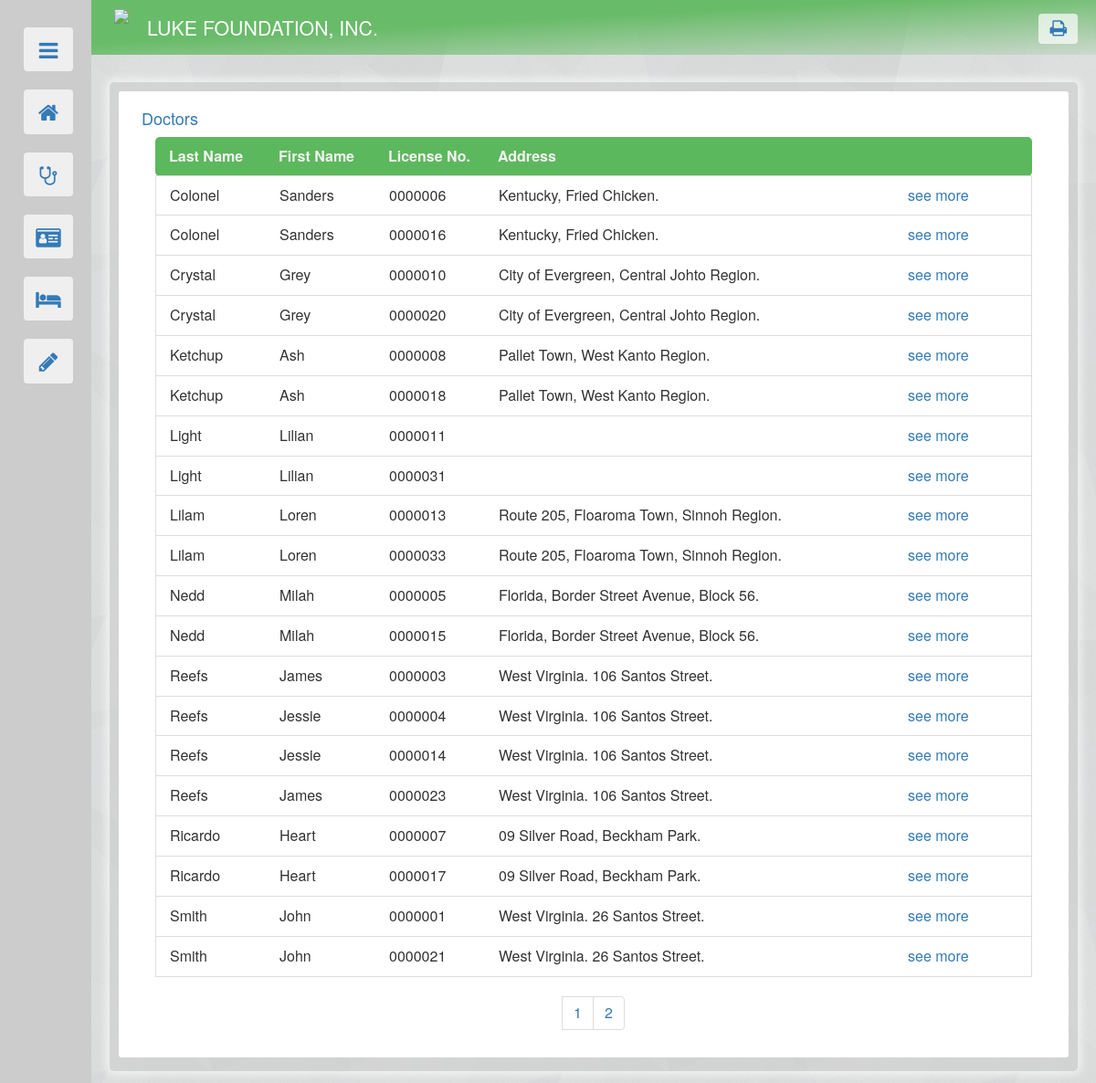
The app's page /doctors.php with its own data.
### tables this page shows
create table DOCTOR(
DOC_LICENSE_NUM  CHAR(7) NOT NULL UNIQUE,
LAST_NAME VARCHAR(20) NOT NULL,
FIRST_NAME VARCHAR(20)  NOT NULL,
ADDRESS VARCHAR(50),
PRIMARY KEY (DOC_LICENSE_NUM)
);

### doctors.php (the view, shortened to what this page needs)
<!DOCTYPE html>
<html>
<head>
  <link rel="stylesheet" href="references/bootstrap.min.css">
  <link rel="stylesheet" href="references/font-awesome.min.css">
  <link rel="stylesheet" type="text/css" href="theme2.css">
</head>
<body style="justify-content: center;">
<?php include("nav.php"); ?>
<div id="body">
<div class="container-fluid" id="outer">
<?php
include("dbconnect.php");
$FN_MAX = 15;
$LN_MAX = 20;
$LIC_LENG = 7;
$ADDR_MAX = 50;
?>
<div class="container-fluid" id="basic" >
  <div id="inner" >
    <div class="container-fluid" >
        <h4 style="color:#337ab7;">Doctors</h4>
    </div>
    <div class="container-fluid" >
      <div>
        <div class="container-fluid">
          <ul class="list-group">
      <?php
      $DEFAULT = 0;
      if (isset($_GET["currentpage"])) { $current_p  = $_GET["currentpage"]; } else { $current_p=1; };
      $limit = 20;
      $begin = ($current_p-1)*$limit;
      $D_query = "SELECT * FROM DOCTOR order by LAST_NAME asc limit $begin, ".$limit;
      $output = $mydatabase->query($D_query);
      if($DEFAULT==0){
        if ($output->num_rows > 0) {
          echo '<li class="list-group-item" id="tophead">';
          echo '<div class="container-fluid row">';
          echo '<div class="col-md-1" style="width:120px; float:left;"><b>'.'Last Name'.'</b></div>';
          echo '<div class="col-md-1" style="width:120px; float:left;"><b>'.'First Name'.'</b></div>';
          echo '<div class="col-md-1" style="width:120px; float:left;"><b>'.'License No.'.'</b></div>';
          echo '<div class="col-md-5" style="float:left;"><b>'.'Address'.'</b></div>';
          echo '</div>';
          echo '</li>';
          while($dataline = $output->fetch_assoc()) {
            echo '<li class="list-group-item">';
            echo '<div class="row">';
                echo '<div class="col-md-1" style="width:120px; float:left;">'.$dataline["LAST_NAME"].'</div>';
                echo '<div class="col-md-1" style="width:120px; float:left;">'.$dataline["FIRST_NAME"].'</div>';
                echo '<div class="col-md-1" style="width:120px; float:left;">'.$dataline["DOC_LICENSE_NUM"].'</div>';
                echo '<div class="col-md-5" style="float:left;">'.$dataline["ADDRESS"].'</div>';
                echo '<div class="col-md-2" style="width:150px; float:right;"><a href="'.'doctors.php'.'?profilepage='.$dataline["DOC_LICENSE_NUM"].'">'.'see more'.'</a></div>';
            echo '</li>';
          }
      echo '<div style="text-align:center;">';
      echo '<ul class="pagination" style="margin:auto;"><br>';
        $check = "SELECT DOC_LICENSE_NUM FROM DOCTOR";
        $check2 = $mydatabase->query($check);
        $item_no = $check2->num_rows;
        $page_no = ceil($item_no/$limit);
        if($page_no>1){
          for ($p_no=0; $p_no < $page_no; $p_no++) {
            echo '<li><a style="color:#337ab7;" href="'.'doctors.php'.'?currentpage='.($p_no+1).'">'.($p_no+1).'</a> </li>';
          }
        }
      echo '</ul>';
      echo '</div>';
      } else { echo "No Records."; }
    }else if ($DEFAULT==1) {
      $output1 = $mydatabase->prepare("SELECT * FROM DOCTOR where DOC_LICENSE_NUM = '$profile_p' ");
      $output1->execute();
      $line = $output1->get_result();
      $dataline = $line->fetch_assoc();
        $D_LN = $dataline["LAST_NAME"];
        $D_FN = $dataline["FIRST_NAME"];
        $D_DLN = $dataline["DOC_LICENSE_NUM"];
        $D_A = $dataline["ADDRESS"];
      echo '<div>
        <div class="container-fluid">
          <h3>Dr. '.$D_FN.' '.$D_LN.'</h3>
          <div class="panel panel-default" style="padding-bottom:10px;">
            <div class="panel-heading" id="tophead1">Doctor Information</div>
            <div class="panel-body row" style="margin:0px; padding:5px 10px;">
              <div class="col-md-3" >'.'License Number'.'</div>
              <div class="col-md-9">'.$D_DLN.'</div>
            </div>
            <div class="panel-body row" style="margin:0px; padding:5px 10px;">
              <div class="col-md-3" >'.'Address'.'</div>
              <div class="col-md-9">'.$D_A.'</div>
            </div>
          </div>
        </div>
      </div>';
      echo '<div id="link_buttons">';
      echo '<a role="button" class="btn btn-default"'.'href="'.'doctors.php'.'?delete='.$profile_p.'" style="margin-left:15px;"> <span class="fa fa-trash" style="font-size:15px;"></span> Delete </a>';
      echo '<button type="button" class="btn btn-default" data-toggle="modal" data-target="#EditBox" style="margin-left:10px;"><span class="fa fa-edit" style="font-size:15px;"></span> Edit</button>';
      echo '<div style="text-align:right;"><button class="btn" id="go" style="margin-right:15px;" onclick="history.back();">Back</button></div>';
      echo '</div>';
      echo '<div class="modal fade" id="EditBox" role="dialog" style="top:50px;">
        <div class="modal-dialog modal-lg">';
        echo '<div class="modal-content">
          <div class="modal-header">
            <button type="button" class="close" data-dismiss="modal">&times;</button>
            <h4 class="modal-title">Edit Record</h4>
          </div>
          <div class="modal-body">';
        echo '<div class="container-fluid">
          <form method="post" id="updating" action="#" >
          <div class="container-fluid" style="margin-bottom: 10px;">
            <label for="F_NAME" style="width: 175px; float: left; ">First Name </label>
            <input type="text" class="form-control" id="F_NAME" maxlength="'.$FN_MAX.'" name="F_NAME" value="'.$D_FN.'" style="width: 150px; float: left;" required >
          </div>
          <div class="container-fluid" style="margin-bottom: 10px;">
            <label for="L_NAME" style="width: 175px; float: left; ">Last Name </label>
            <input type="text" class="form-control" id="L_NAME" maxlength="'.$LN_MAX.'" name="L_NAME" value="'.$D_LN.'" style="width: 150px; float: left;" required >
          </div>
          <div class="container-fluid" style="margin-bottom: 10px;">
            <label for="LICENSE_NUM" style="width: 175px; float: left; ">License No. </label>
            <input pattern="\d{7}" title="License Number ranges from 0000000-9999999." type="text" class="form-control" id="LICENSE_NUM" maxlength="'.$LIC_LENG.'" name="LICENSE_NUM" value="'.$D_DLN.'" style="width: 90px; float: left;" required >
          </div>
          <div class="container-fluid" style="margin-bottom: 10px;">
            <label for="ADDRESS" style="width: 175px; float: left; ">Address </label>
            <input type="text" class="form-control" id="ADDRESS" maxlength="'.$ADDR_MAX.'" name="ADDRESS" value="'.$D_A.'" style="max-width: 450px; float: left;">
          </div>
          <div class="text-center" style="margin-top: 20px;">
            <button type="submit" onclick="update()" class="btn btn-default" value="'.$D_DLN.'" name="doctors_update">Update</button>
          </div>
          </form>
        </div>';
        echo '</div>
          <div class="modal-footer">
          <button type="button" class="btn btn-default" data-dismiss="modal" >Cancel</button>
          </div>
        </div>';
        echo '<script>
          function update() {
            var license = document.getElementById("LICENSE_NUM").value;
            document.getElementById("updating").action = "doctors.php?profilepage="+license;
          }
        </script>';
      echo '</div>
        </div>';
    }else if($DEFAULT==2){
      $del = "DELETE FROM DOCTOR WHERE DOC_LICENSE_NUM = '$delete_p' ";
      if ($mydatabase->query($del) === TRUE) {
        echo "Record deleted.";
        echo '<div style="text-align:right;"><a href="'.'doctors.php'.'">Back</a></div>';
      } else {
        echo "Error deleting record: " . $mydatabase->error;
      }
    }
     ?>
          </ul>
        </div>
      </div>
    </div>
  </div>
</div>
</div>
</div>
</body>
</html>

### nav.php (shortened to what this page needs)
<?php
  $link = array("Home.php", "doctors.php", "patient.php", "surgery.php");
  $link_sym = array("home", "stethoscope", "id-card", "bed");
echo '<div style="position: relative;"><div id="sider">
  <div style="padding: 20px;">';
echo '
<button class="btn" onclick="OSB()" id="OSB" value="0"  style="float: right; width: 54px;">
<span class="fa fa-bars"></span>
</button>';
for ($i=0; $i < sizeof($link); $i++) {
  echo '<a  href="'.$link[$i].'">
    <button class="btn" id="OSB" style="float:right;">
    <span class=" fa fa-'.$link_sym[$i].'"></span>
    ';
  echo '</button>
    </a>';
}
$forms = " Forms ";
echo '<button class="btn" id="FSB" onclick="FSB()" style="float:right;">
    <span class=" fa fa-pencil" value="0"></span>
    <p class="collapse peeklabel" id="nav-label" style="font-size: 12pt; float:left; padding-top:5px; padding-left: 20px;">'.$forms.'</p>
    </button>
    <div id="subform">';
echo '</div>
    </div></div>
  </div>';
echo '<div class="container" id="headlogo" style="transition: 0.5s; background: linear-gradient(to bottom right, rgba(92, 184, 92, 0.9) 40%, rgba(92, 184, 92, 0) 110%); padding: 10px; width: calc(100% - 100px); height:60px; margin-left:100px; margin-bottom: 10px; min-width: 950px;">
  <div >
    <img style="float:left; height:40px; margin-left:15px; opacity:0.9;" src="/images/luke_logo.bmp">
    <p style="float:left; font-size:16pt; color:#ffffff; margin: 5px 20px;"> LUKE FOUNDATION, INC. </p>
  </div>
  <div style="float:right;">
    <button class="btn" onclick="page_print()" style="margin-right:10px; border: none;"><span class="fa fa-print" style="font-size:20px;"></span> </button>
  </div>
</div>';
?>

### theme2.css (style rules this page uses)
#sider { background-color: rgb(204, 204, 204); z-index: 1; color: #337ab7; position: fixed; width: 100px; height: 100%; transition: 0.5s; }
#sider button { width: 90%; font-size:24px; margin: 10px 0px; }
#headlogo button { margin-top: 5px; background-color: rgba(255, 255, 255, 0.7); color: #337ab7; }
#body { padding: 20px; margin-left: 100px; }
body { background-image: url("/images/bg2.png"); background-color: #d9d9d9; }
#outer { background-color: rgba(204, 204, 204, 0.5); margin: auto; padding: 10px 10px 15px 10px; border-radius: 5px; max-width: 1200px; min-width: 900px; box-shadow: 0px 0px 10px 4px rgba(255,255,255, 0.6); }
div, li { font-size: 12pt; }
#tophead { background-color: #5cb85c; padding: 10px 0px; border-radius: 5px; color: #f2f2f2; border: 0px; }
#basic { background-color: #ffffff; padding: 0px; margin: 0px; border-radius: 3px; }
#inner { padding: 10px; }

### records on screen
doctor: LAST_NAME "Colonel", FIRST_NAME "Sanders", DOC_LICENSE_NUM "0000006", ADDRESS "Kentucky, Fried Chicken."
doctor: LAST_NAME "Colonel", FIRST_NAME "Sanders", DOC_LICENSE_NUM "0000016", ADDRESS "Kentucky, Fried Chicken."
doctor: LAST_NAME "Crystal", FIRST_NAME "Grey", DOC_LICENSE_NUM "0000010", ADDRESS "City of Evergreen, Central Johto Region."
doctor: LAST_NAME "Crystal", FIRST_NAME "Grey", DOC_LICENSE_NUM "0000020", ADDRESS "City of Evergreen, Central Johto Region."
doctor: LAST_NAME "Ketchup", FIRST_NAME "Ash", DOC_LICENSE_NUM "0000008", ADDRESS "Pallet Town, West Kanto Region."
doctor: LAST_NAME "Ketchup", FIRST_NAME "Ash", DOC_LICENSE_NUM "0000018", ADDRESS "Pallet Town, West Kanto Region."
doctor: LAST_NAME "Light", FIRST_NAME "Lilian", DOC_LICENSE_NUM "0000011"
doctor: LAST_NAME "Light", FIRST_NAME "Lilian", DOC_LICENSE_NUM "0000031"
doctor: LAST_NAME "Lilam", FIRST_NAME "Loren", DOC_LICENSE_NUM "0000013", ADDRESS "Route 205, Floaroma Town, Sinnoh Region."
doctor: LAST_NAME "Lilam", FIRST_NAME "Loren", DOC_LICENSE_NUM "0000033", ADDRESS "Route 205, Floaroma Town, Sinnoh Region."
doctor: LAST_NAME "Nedd", FIRST_NAME "Milah", DOC_LICENSE_NUM "0000005", ADDRESS "Florida, Border Street Avenue, Block 56."
doctor: LAST_NAME "Nedd", FIRST_NAME "Milah", DOC_LICENSE_NUM "0000015", ADDRESS "Florida, Border Street Avenue, Block 56."
doctor: LAST_NAME "Reefs", FIRST_NAME "James", DOC_LICENSE_NUM "0000003", ADDRESS "West Virginia. 106 Santos Street."
doctor: LAST_NAME "Reefs", FIRST_NAME "Jessie", DOC_LICENSE_NUM "0000004", ADDRESS "West Virginia. 106 Santos Street."
doctor: LAST_NAME "Reefs", FIRST_NAME "Jessie", DOC_LICENSE_NUM "0000014", ADDRESS "West Virginia. 106 Santos Street."
doctor: LAST_NAME "Reefs", FIRST_NAME "James", DOC_LICENSE_NUM "0000023", ADDRESS "West Virginia. 106 Santos Street."
doctor: LAST_NAME "Ricardo", FIRST_NAME "Heart", DOC_LICENSE_NUM "0000007", ADDRESS "09 Silver Road, Beckham Park."
doctor: LAST_NAME "Ricardo", FIRST_NAME "Heart", DOC_LICENSE_NUM "0000017", ADDRESS "09 Silver Road, Beckham Park."
doctor: LAST_NAME "Smith", FIRST_NAME "John", DOC_LICENSE_NUM "0000001", ADDRESS "West Virginia. 26 Santos Street."
doctor: LAST_NAME "Smith", FIRST_NAME "John", DOC_LICENSE_NUM "0000021", ADDRESS "West Virginia. 26 Santos Street."
